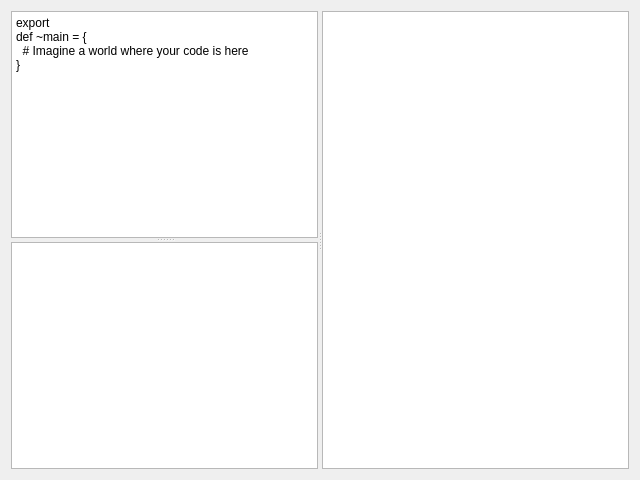
<?xml version="1.0" encoding="UTF-8"?>
<ui version="4.0">
 <class>MultiFileView</class>
 <widget class="QWidget" name="MultiFileView">
  <property name="geometry">
   <rect>
    <x>0</x>
    <y>0</y>
    <width>640</width>
    <height>480</height>
   </rect>
  </property>
  <property name="windowTitle">
   <string>Form</string>
  </property>
  <layout class="QVBoxLayout" name="verticalLayout">
   <item>
    <widget class="QSplitter" name="splitter">
     <property name="orientation">
      <enum>Qt::Orientation::Horizontal</enum>
     </property>
     <widget class="QSplitter" name="splitter_2">
      <property name="orientation">
       <enum>Qt::Orientation::Vertical</enum>
      </property>
      <widget class="SourceEditor" name="plainTextEdit">
       <property name="plainText">
        <string>export
def ~main = {
  # Imagine a world where your code is here
}
</string>
       </property>
      </widget>
      <widget class="CompilerErrorView" name="errorView">
       <property name="enabled">
        <bool>true</bool>
       </property>
       <property name="font">
        <font>
         <family>DejaVu Sans Mono</family>
         <pointsize>12</pointsize>
         <italic>false</italic>
         <bold>false</bold>
        </font>
       </property>
       <property name="lineWrapMode">
        <enum>QTextEdit::LineWrapMode::NoWrap</enum>
       </property>
       <property name="readOnly">
        <bool>true</bool>
       </property>
       <property name="textInteractionFlags">
        <set>Qt::TextInteractionFlag::TextSelectableByMouse</set>
       </property>
      </widget>
     </widget>
     <widget class="MultiFileHexView" name="tableView"/>
    </widget>
   </item>
  </layout>
  <action name="actionCompile">
   <property name="text">
    <string>Compile</string>
   </property>
   <property name="shortcut">
    <string>Ctrl+S</string>
   </property>
  </action>
 </widget>
 <customwidgets>
  <customwidget>
   <class>CompilerErrorView</class>
   <extends>QTextEdit</extends>
   <header>compiler_error_view.hpp</header>
  </customwidget>
  <customwidget>
   <class>SourceEditor</class>
   <extends>QPlainTextEdit</extends>
   <header>sourceeditor.hpp</header>
  </customwidget>
  <customwidget>
   <class>MultiFileHexView</class>
   <extends>QTableView</extends>
   <header>multifilehexview.hpp</header>
  </customwidget>
 </customwidgets>
 <resources/>
 <connections/>
</ui>
